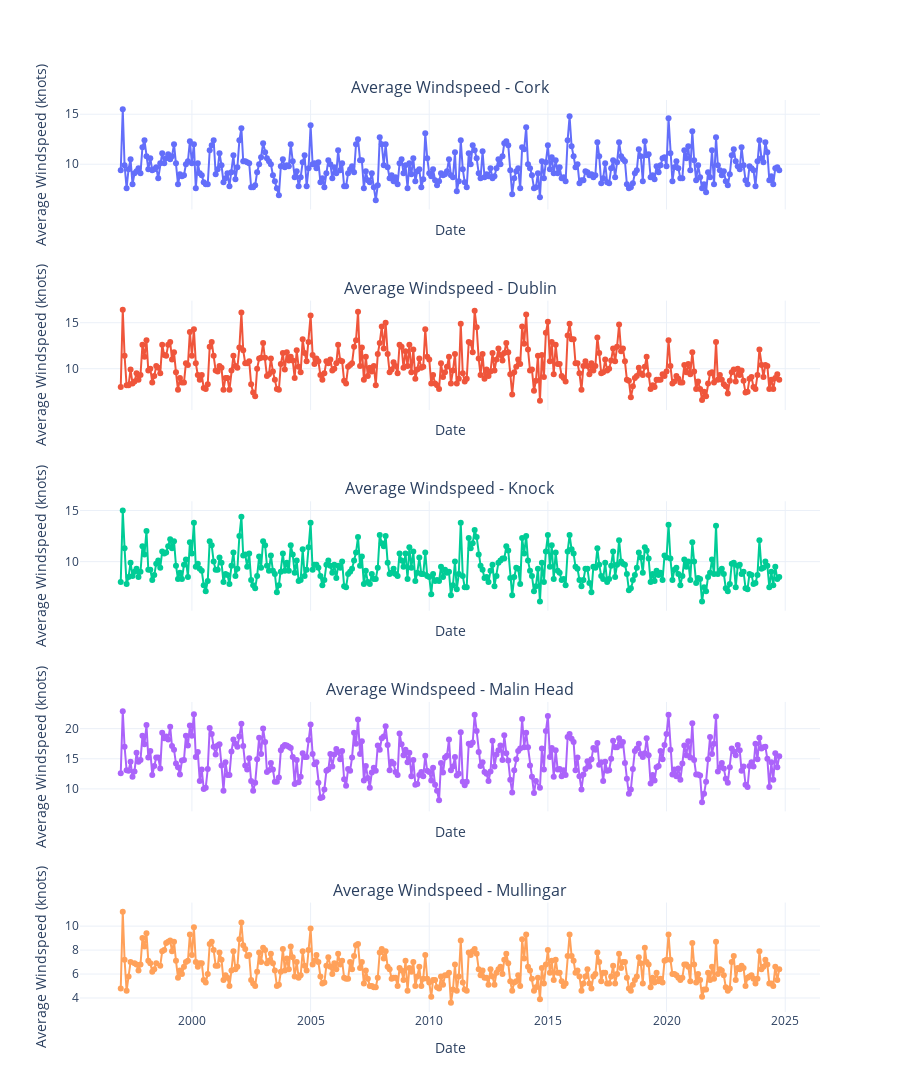

Notebook cell for this chart:
### Markdown cell above
#### **Line plot with markers showing the monthly mean wind speed for each location.**

### Code cell
# Extract relevant columns and create a copy to avoid modifying the original DataFrame
monthly_windspeed_data = cleaned_weather_records[['Location', 'year', 'month', 'wdsp']].copy()

# Add a 'date' column and convert to datetime
monthly_windspeed_data['date'] = pd.to_datetime(
    monthly_windspeed_data[['year', 'month']].assign(day=1)
)

# Create subplots for each location
locations = monthly_windspeed_data['Location'].unique()
fig = make_subplots(
    rows=len(locations), cols=1, shared_xaxes=True,
    subplot_titles=[f"Average Windspeed - {loc}" for loc in locations]
)

# Plot wind speed trends for each location
for i, location in enumerate(locations):
    fig.add_trace(
        go.Scatter(
            x=monthly_windspeed_data[monthly_windspeed_data['Location'] == location]['date'],
            y=monthly_windspeed_data[monthly_windspeed_data['Location'] == location]['wdsp'],
            mode='lines+markers',
            name=location
        ),
        row=i + 1, col=1
    )

# Configure figure layout and shared axis settings
fig.update_layout(
    height=300 * len(locations),
    
    template="plotly_white",
    showlegend=False
)
fig.update_xaxes(title_text="Date")
fig.update_yaxes(title_text="Average Windspeed (knots)")

# Render the final plot
fig.show()

### Figure 1 — Plotly figure (JSON) as saved in the notebook; plotly's stock layout.template omitted (floating-point values rounded to 4 significant figures; data arrays with more than 128 entries replaced by an {"elided": "..."} marker saying what was removed)
{"data": [{"mode": "lines+markers", "name": "Cork", "type": "scatter", "x": {"elided": "334 str values"}, "xaxis": "x", "y": {"elided": "334 float values"}, "yaxis": "y"}, {"mode": "lines+markers", "name": "Dublin", "type": "scatter", "x": {"elided": "334 str values"}, "xaxis": "x2", "y": {"elided": "334 float values"}, "yaxis": "y2"}, {"mode": "lines+markers", "name": "Knock", "type": "scatter", "x": {"elided": "334 str values"}, "xaxis": "x3", "y": {"elided": "334 float values"}, "yaxis": "y3"}, {"mode": "lines+markers", "name": "Malin Head", "type": "scatter", "x": {"elided": "333 str values"}, "xaxis": "x4", "y": {"elided": "333 float values"}, "yaxis": "y4"}, {"mode": "lines+markers", "name": "Mullingar", "type": "scatter", "x": {"elided": "332 str values"}, "xaxis": "x5", "y": {"elided": "332 float values"}, "yaxis": "y5"}], "layout": {"annotations": [{"font": {"size": 16}, "showarrow": false, "text": "Average Windspeed - Cork", "x": 0.5, "xanchor": "center", "xref": "paper", "y": 1, "yanchor": "bottom", "yref": "paper"}, {"font": {"size": 16}, "showarrow": false, "text": "Average Windspeed - Dublin", "x": 0.5, "xanchor": "center", "xref": "paper", "y": 0.78, "yanchor": "bottom", "yref": "paper"}, {"font": {"size": 16}, "showarrow": false, "text": "Average Windspeed - Knock", "x": 0.5, "xanchor": "center", "xref": "paper", "y": 0.56, "yanchor": "bottom", "yref": "paper"}, {"font": {"size": 16}, "showarrow": false, "text": "Average Windspeed - Malin Head", "x": 0.5, "xanchor": "center", "xref": "paper", "y": 0.34, "yanchor": "bottom", "yref": "paper"}, {"font": {"size": 16}, "showarrow": false, "text": "Average Windspeed - Mullingar", "x": 0.5, "xanchor": "center", "xref": "paper", "y": 0.12, "yanchor": "bottom", "yref": "paper"}], "height": 1500, "showlegend": false, "xaxis": {"anchor": "y", "domain": [0, 1], "matches": "x5", "showticklabels": false, "title": {"text": "Date"}}, "xaxis2": {"anchor": "y2", "domain": [0, 1], "matches": "x5", "showticklabels": false, "title": {"text": "Date"}}, "xaxis3": {"anchor": "y3", "domain": [0, 1], "matches": "x5", "showticklabels": false, "title": {"text": "Date"}}, "xaxis4": {"anchor": "y4", "domain": [0, 1], "matches": "x5", "showticklabels": false, "title": {"text": "Date"}}, "xaxis5": {"anchor": "y5", "domain": [0, 1], "title": {"text": "Date"}}, "yaxis": {"anchor": "x", "domain": [0.88, 1], "title": {"text": "Average Windspeed (knots)"}}, "yaxis2": {"anchor": "x2", "domain": [0.66, 0.78], "title": {"text": "Average Windspeed (knots)"}}, "yaxis3": {"anchor": "x3", "domain": [0.44, 0.56], "title": {"text": "Average Windspeed (knots)"}}, "yaxis4": {"anchor": "x4", "domain": [0.22, 0.34], "title": {"text": "Average Windspeed (knots)"}}, "yaxis5": {"anchor": "x5", "domain": [0, 0.12], "title": {"text": "Average Windspeed (knots)"}}}}
